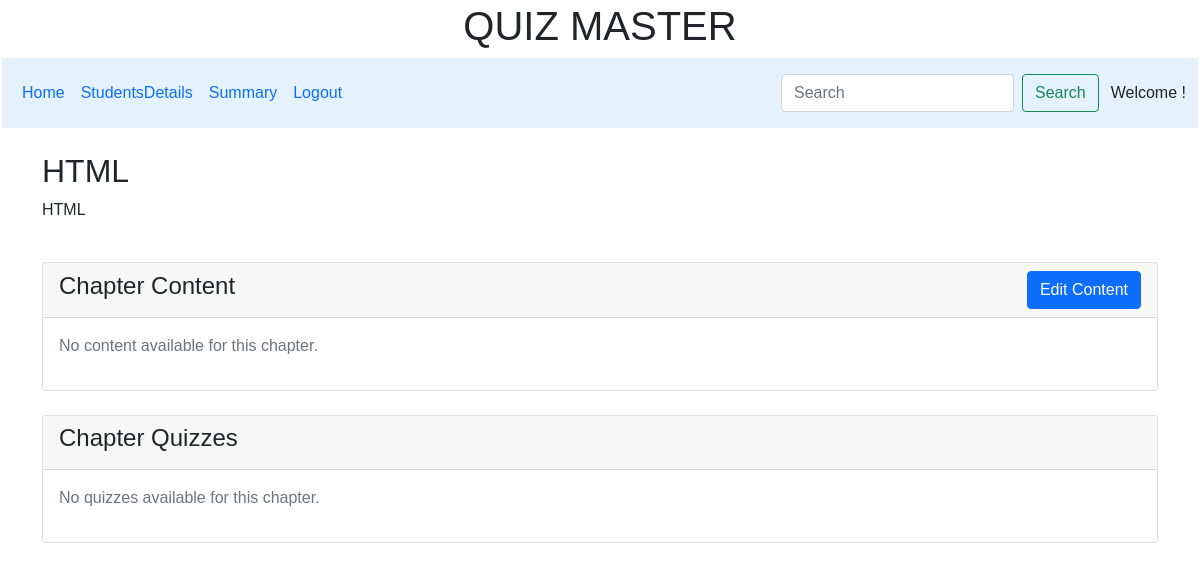
The app's page /chapter/2, older data.
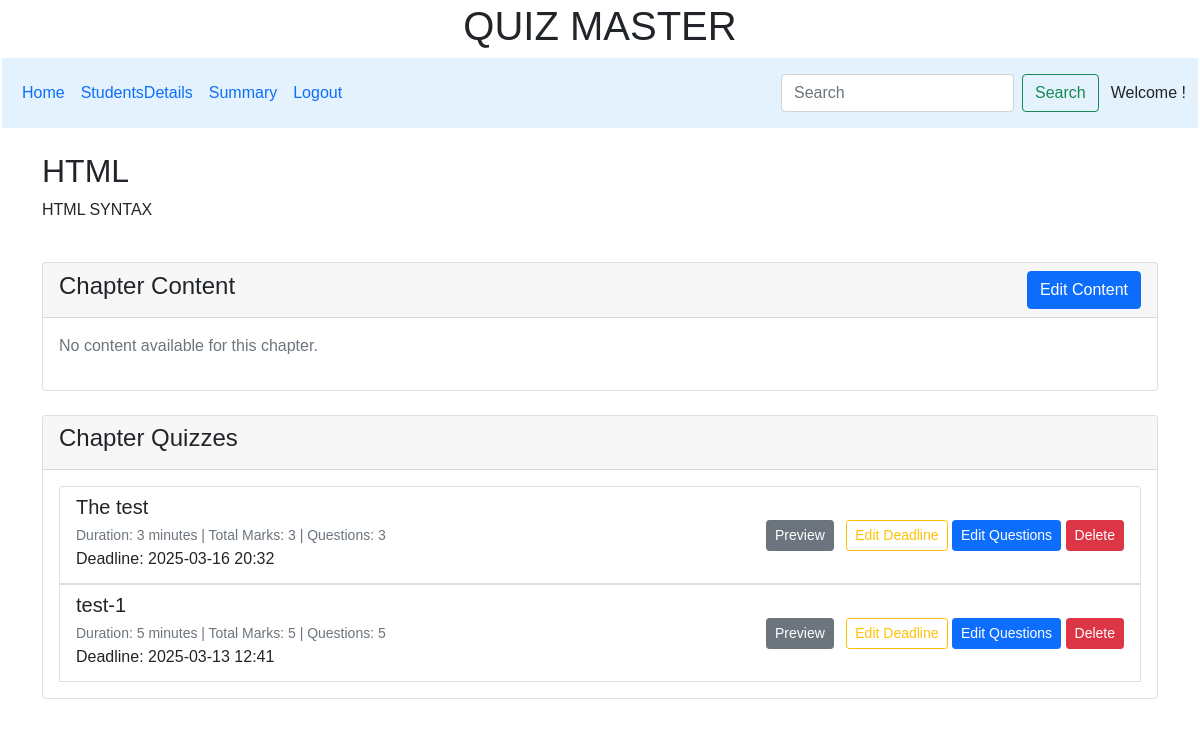
The same page, newer data.
### controllers/model.py (models this page shows, shortened)
class Chapter(db.Model):
    __tablename__ = 'chapter'
    id = db.Column(db.Integer, primary_key=True)
    subject_id = db.Column(db.Integer, db.ForeignKey('subject.id'), nullable=False)
    chapter = db.Column(db.String, nullable=False)
    description = db.Column(db.String, nullable=True)
    quizzes = db.relationship('Quiz', backref=db.backref('chapter_ref', lazy='select'), lazy='select')
    content = db.relationship('content', backref=db.backref('chapter_ref', lazy='select'), lazy='select')

class Quiz(db.Model):
    __tablename__ = 'Quiz'
    id = db.Column(db.Integer, primary_key=True)
    chapter_id = db.Column(db.Integer, db.ForeignKey('chapter.id'), nullable=False)
    title = db.Column(db.String, nullable=False)
    description= db.Column(db.String, nullable=True)
    deadline = db.Column(db.DateTime, nullable=False)
    totalNoQues = db.Column(db.Integer, default=0)
    totalMarks = db.Column(db.Integer, default=0)
    passingMarks = db.Column(db.Integer, default=0)
    duration = db.Column(db.Integer, nullable=True)
    questions = db.relationship('Question', back_populates='quiz',cascade="all, delete-orphan")

### controllers/controller.py (the view)
@app.route("/chapter/<int:chapter_id>")
def view_chapter(chapter_id):
    chapter = Chapter.query.get_or_404(chapter_id)
    subject = Subject.query.get_or_404(chapter.subject_id)
    contents = content.query.filter_by(chapter_id=chapter_id).all()
    quizzes = Quiz.query.filter_by(chapter_id=chapter_id).all()
    return render_template("view_chapter.html", chapter=chapter, content=contents, quizzes=quizzes, subject=subject)

### templates/view_chapter.html (shortened to what the changed rows need)
{% extends "admin_layout.html" %}
{% block content %}
<div class="container mt-4">
    <div class="row">
        <div class="col-12">
            <h2>{{ chapter.chapter }}</h2>
            <p>{{ chapter.description }}</p>
        </div>
    </div>
    <div class="row mt-4">
        <div class="col-12">
            <div class="card">
                <div class="card-body">
                    {% if quizzes %}
                        <div class="list-group">
                            {% for quiz in quizzes %}
                            <div class="list-group-item d-flex justify-content-between align-items-center">
                                <div>
                                    <h5 class="mb-1">{{ quiz.title }}</h5>
                                    <small class="text-muted">
                                        Duration: {{ quiz.duration }} minutes |
                                        Total Marks: {{ quiz.totalMarks }} |
                                        Questions: {{ quiz.totalNoQues }}
                                    </small>
                                    <p class="mb-1">Deadline: {{ quiz.deadline.strftime('%Y-%m-%d %H:%M') }}</p>
                                </div>
                                <div>
                                 <button class="btn btn-sm btn-secondary" data-bs-toggle="modal" data-bs-target="#previewQuizModal{{ quiz.id }}">
                                    Preview
                                </button>
                                <a href="{{ url_for('edit_quiz', quiz_id=quiz.id) }}" class="btn btn-sm btn-outline-warning ms-2">Edit Deadline</a>
                                <button class="btn btn-sm btn-primary" data-bs-toggle="modal" data-bs-target="#editQuizModal{{ quiz.id }}">
                                    Edit Questions
                                </button>
                                <form action="{{ url_for('delete_quiz', quiz_id=quiz.id) }}" method="POST" class="d-inline">
                                    <button type="submit" class="btn btn-sm btn-danger" onclick="return confirm('Are you sure?')">Delete</button>
                                </form>
                            </div>
                        </div>
                            {% endfor %}
                        </div>
                    {% else %}
                        <p class="text-muted">No quizzes available for this chapter.</p>
                    {% endif %}
                </div>
            </div>
        </div>
    </div>
</div>
{% endblock %}

Row changes from the older to the newer data that the page shows:
changed Chapter "HTML": description "HTML" → "HTML SYNTAX"
now on this page (row edited): Quiz: title "The test", duration "3", totalMarks "3", totalNoQues "3", deadline "2025-03-16 20:32"
added Quiz: title "test-1", duration "5", totalMarks "5", totalNoQues "5", deadline "2025-03-13 12:41"
Text that changed along with them:
text no longer shown: "No quizzes available for this chapter."
